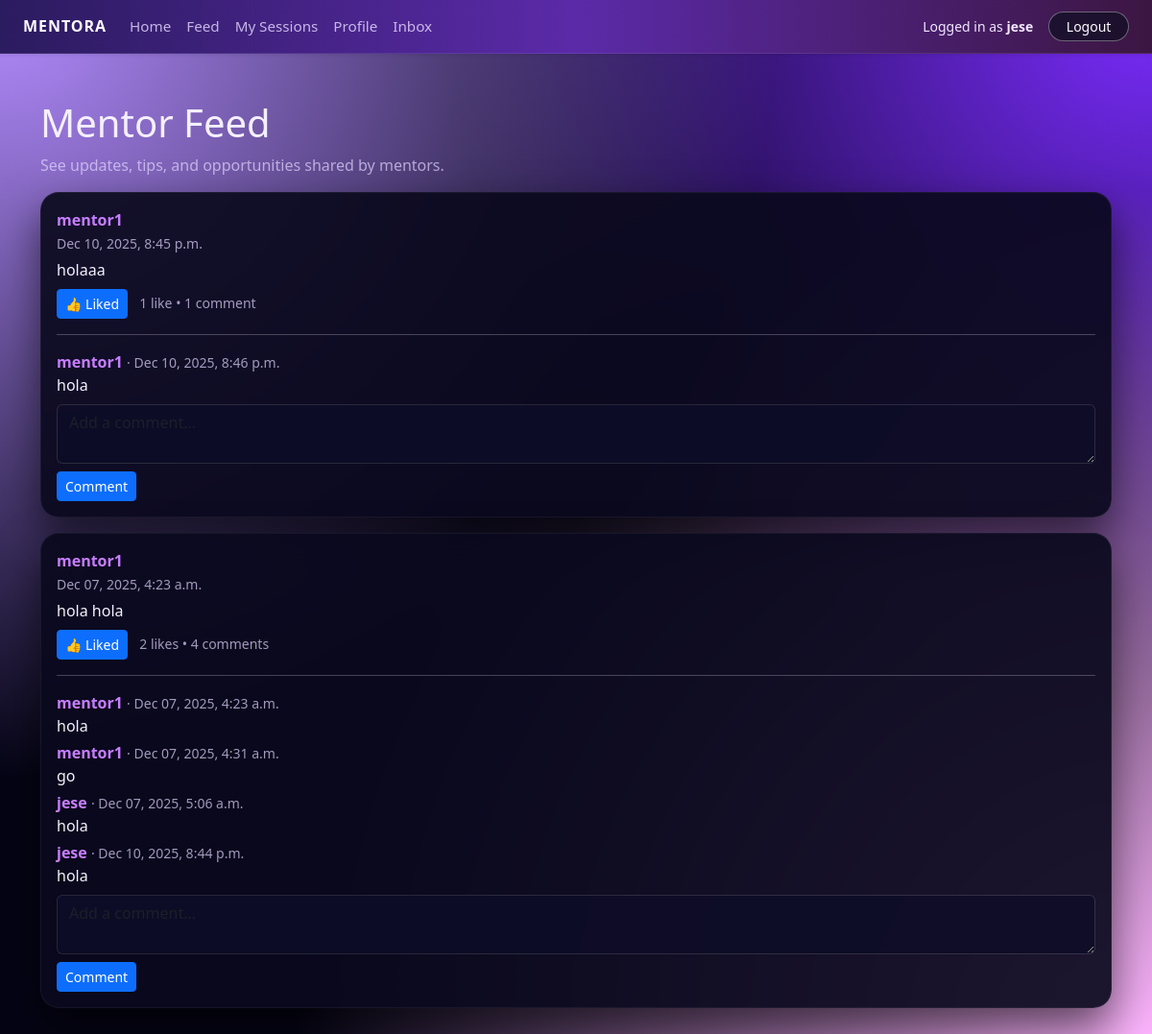
The page /feed/ (signed in) on the database its author committed.
### core/models.py (models this page shows, shortened)
class Post(models.Model):
    author = models.ForeignKey(
        "Profile",
        related_name="posts",
        on_delete=models.CASCADE,
    )
    content = models.TextField()
    image = models.ImageField(
        upload_to="post_images/",
        blank=True,
        null=True,
    )
    created_at = models.DateTimeField(auto_now_add=True)
    class Meta:
        ordering = ["-created_at"]  # newest first

class Profile(models.Model):
    ROLE_CHOICES = [
        ("MENTOR", "Mentor"),
        ("MENTEE", "Mentee"),
    ]
    user = models.OneToOneField(
        settings.AUTH_USER_MODEL,
        on_delete=models.CASCADE,
        related_name="profile",
    )
    role = models.CharField(max_length=10, choices=ROLE_CHOICES)
    public_id = models.CharField(
        max_length=10,
        unique=True,
        editable=False,
        blank=True,
        null=True,
    )
    bio = models.TextField(blank=True)
    skills = models.CharField(
        max_length=255,
        blank=True,
        help_text="Comma-separated skills, e.g. Python, Data Science, Resume Review",
    )
    hourly_rate = models.DecimalField(
        max_digits=6,
        decimal_places=2,
        null=True,
        blank=True,
        help_text="Only for mentors",
    )
    photo = models.ImageField(
        upload_to="profiles/",
        blank=True,
        null=True,
    )

class PostComment(models.Model):
    post = models.ForeignKey(
        Post,
        related_name="comments",
        on_delete=models.CASCADE,
    )
    author = models.ForeignKey(
        Profile,
        related_name="comments",
        on_delete=models.CASCADE,
    )
    text = models.TextField()
    created_at = models.DateTimeField(auto_now_add=True)

### core/views.py (the view)
# urls.py: path("feed/", views.feed, name="feed"),
@login_required
def feed(request):
    profile = request.user.profile
    if profile.role == "MENTEE":
        followed_ids = Follow.objects.filter(
            follower=profile
        ).values_list("mentor_id", flat=True)
        posts = Post.objects.filter(author_id__in=followed_ids)
    else:
        posts = Post.objects.all()
    posts = (
        posts
        .select_related("author", "author__user")
        .prefetch_related(
            "likes",
            "comments",
            "comments__author",
            "comments__author__user",
        )
        .order_by("-created_at")
    )
    liked_post_ids = set(
        PostLike.objects
        .filter(user=profile, post__in=posts)
        .values_list("post_id", flat=True)
    )
    comment_form = CommentForm()
    return render(
        request,
        "core/feed.html",
        {
            "posts": posts,
            "liked_post_ids": liked_post_ids,
            "comment_form": comment_form,
        },
    )

### core/forms.py
class CommentForm(forms.ModelForm):
    class Meta:
        model = PostComment
        fields = ["text"]
        widgets = {
            "text": forms.Textarea(
                attrs={
                    "class": "form-control",
                    "rows": 2,
                    "placeholder": "Add a comment…",
                }
            )
        }

### templates/core/feed.html (shortened to what this page needs)
{% extends "base.html" %}
{% block content %}
<div class="container mt-4">
    <h1>Mentor Feed</h1>
    <p class="text-muted">
        See updates, tips, and opportunities shared by mentors.
    </p>
    {% if posts %}
        {% for post in posts %}
            <div class="card mb-3">
                <div class="card-body">
                    <p class="mb-1">
                        <strong>
                            <a href="{% url 'profile_public' post.author.id %}">
                                {{ post.author.user.username }}
                            </a>
                        </strong>
                        <br>
                        <small class="text-muted">
                            {{ post.created_at|date:"M d, Y, g:i a" }}
                        </small>
                    </p>
                    <p class="mb-2">{{ post.content }}</p>
                    <div class="mb-2">
                        <form method="post" action="{% url 'toggle_like' post.id %}" class="d-inline">
                            {% if post.id in liked_post_ids %}
                                <button type="submit" class="btn btn-sm btn-primary">
                                    👍 Liked
                                </button>
                            {% else %}
                                <button type="submit" class="btn btn-sm btn-outline-primary">
                                    👍 Like
                                </button>
                            {% endif %}
                        </form>
                        <span class="ms-2 small text-muted">
                            {{ post.likes.count }} like{% if post.likes.count != 1 %}s{% endif %}
                            •
                            {{ post.comments.count }} comment{% if post.comments.count != 1 %}s{% endif %}
                        </span>
                    </div>
                    <hr>
                    {% if post.comments.all %}
                        <div class="mb-2">
                            {% for c in post.comments.all %}
                                <p class="mb-1">
                                    <strong>
                                        <a href="{% url 'profile_public' c.author.id %}">
                                            {{ c.author.user.username }}
                                        </a>
                                    </strong>
                                    <small class="text-muted">
                                        · {{ c.created_at|date:"M d, Y, g:i a" }}
                                    </small>
                                    <br>
                                    {{ c.text }}
                                </p>
                            {% endfor %}
                        </div>
                    {% endif %}
                    <form method="post" action="{% url 'add_comment' post.id %}">
                        <div class="mb-2">
                            {{ comment_form.text }}
                        </div>
                        <button type="submit" class="btn btn-sm btn-primary">
                            Comment
                        </button>
                    </form>
                </div>
            </div>
        {% endfor %}
    {% else %}
        <div class="alert alert-info">
            No posts yet. Be the first to share something!
        </div>
    {% endif %}
</div>
{% endblock %}

### templates/base.html (shortened to what this page needs)
{% load static %}
<!DOCTYPE html>
<html lang="en">
<head>
    <link
      href="https://cdn.jsdelivr.net/npm/bootstrap@5.3.3/dist/css/bootstrap.min.css"
      rel="stylesheet">
    <link rel="stylesheet" href="{% static 'core/styles.css' %}">
</head>
<body class="mentora-body">
<header>
  <nav class="navbar navbar-expand-lg mentora-nav shadow-sm">
    <div class="container-fluid px-4">
      <a class="navbar-brand mentora-brand" href="{% url 'home' %}">
        Mentora
      </a>
      <div class="collapse navbar-collapse" id="mainNavbar">
        {% if user.is_authenticated %}
          <ul class="navbar-nav me-auto mb-2 mb-lg-0">
            <li class="nav-item">
              <a href="{% url 'dashboard' %}" class="nav-link">Home</a>
            </li>
            <li class="nav-item">
              <a href="{% url 'feed' %}" class="nav-link">Feed</a>
            </li>
            <li class="nav-item">
              <a href="{% url 'my_sessions' %}" class="nav-link">My Sessions</a>
            </li>
            <li class="nav-item">
              <a href="{% url 'profile' %}" class="nav-link">Profile</a>
            </li>
            <li class="nav-item">
              <a href="{% url 'inbox' %}" class="nav-link">Inbox</a>
            </li>
          </ul>
          <div class="d-flex align-items-center ms-auto gap-3">
            <span class="mentora-user-label small">
              Logged in as <strong>{{ user.username }}</strong>
            </span>
            <a href="{% url 'logout_custom' %}" class="btn btn-sm mentora-btn-ghost">
              Logout
            </a>
          </div>
        {% endif %}
      </div>
    </div>
  </nav>
</header>
<main class="mentora-main py-4">
  {% block content %}{% endblock %}
</main>
</body>
</html>

### static/core/styles.css (style rules this page uses)
.mentora-body { min-height: 100vh; margin: 0; background: radial-gradient(circle at top left, #b38cff 0, transparent 50%), radial-gradient(circle at bottom right, #ffb6ff 0, transparent 55%), radial-gradient(circle at top right, #7b2cff 0, transparent 45%), #050415; color: #f5f0ff; font-family: system-ui, -apple-system, BlinkMacSystemFont, "SF Pro Text", "Segoe UI", sans-serif; }
.mentora-main { color: #f5f0ff; }
.mentora-nav { background: linear-gradient(90deg, #2b1b5f, #5b2aa8, #3c1642); border-bottom: 1px solid rgba(255, 255, 255, 0.08); }
.mentora-brand { font-weight: 700; letter-spacing: 0.06em; text-transform: uppercase; font-size: 1rem; color: #fdfbff !important; }
.mentora-nav .nav-link { color: #e7dbff !important; font-size: 0.95rem; opacity: 0.8; transition: opacity 0.2s ease, transform 0.15s ease; }
.mentora-user-label { color: #f0e7ff; }
.mentora-btn-ghost { border-radius: 999px; border: 1px solid rgba(255, 255, 255, 0.35); background: rgba(15, 15, 35, 0.7); color: #fdfbff !important; padding-inline: 1.1rem; transition: background 0.15s ease, transform 0.15s ease, border-color 0.15s ease; }
.card { background: rgba(10, 9, 30, 0.92); border-radius: 1.2rem; border: 1px solid rgba(255, 255, 255, 0.05); box-shadow: 0 20px 45px rgba(0, 0, 0, 0.6), 0 0 0 1px rgba(255, 255, 255, 0.01); backdrop-filter: blur(16px); color: #f5f0ff; }
.form-control, .form-select { background-color: rgba(15, 14, 40, 0.9); border-color: rgba(255, 255, 255, 0.12); color: #f5f0ff; }
.text-muted { color: rgba(228, 215, 255, 0.7) !important; }
a { color: #c77dff; text-decoration: none; }

### rows shown on the page
Post: author.user.username "mentor1", created_at "Dec 10, 2025, 8:45 p.m.", content "holaaa", shows "👍 Liked", likes.count "1", comments.count "1"
PostComment: author.user.username "mentor1", created_at "Dec 10, 2025, 8:46 p.m.", text "hola"
Post: author.user.username "mentor1", created_at "Dec 07, 2025, 4:23 a.m.", content "hola hola", shows "👍 Liked", likes.count "2", comments.count "4"
PostComment: author.user.username "mentor1", created_at "Dec 07, 2025, 4:23 a.m.", text "hola"
PostComment: author.user.username "mentor1", created_at "Dec 07, 2025, 4:31 a.m.", text "go"
PostComment: author.user.username "jese", created_at "Dec 07, 2025, 5:06 a.m.", text "hola"
PostComment: author.user.username "jese", created_at "Dec 10, 2025, 8:44 p.m.", text "hola"

### other values the page prints
{{ user.username }} "jese"
